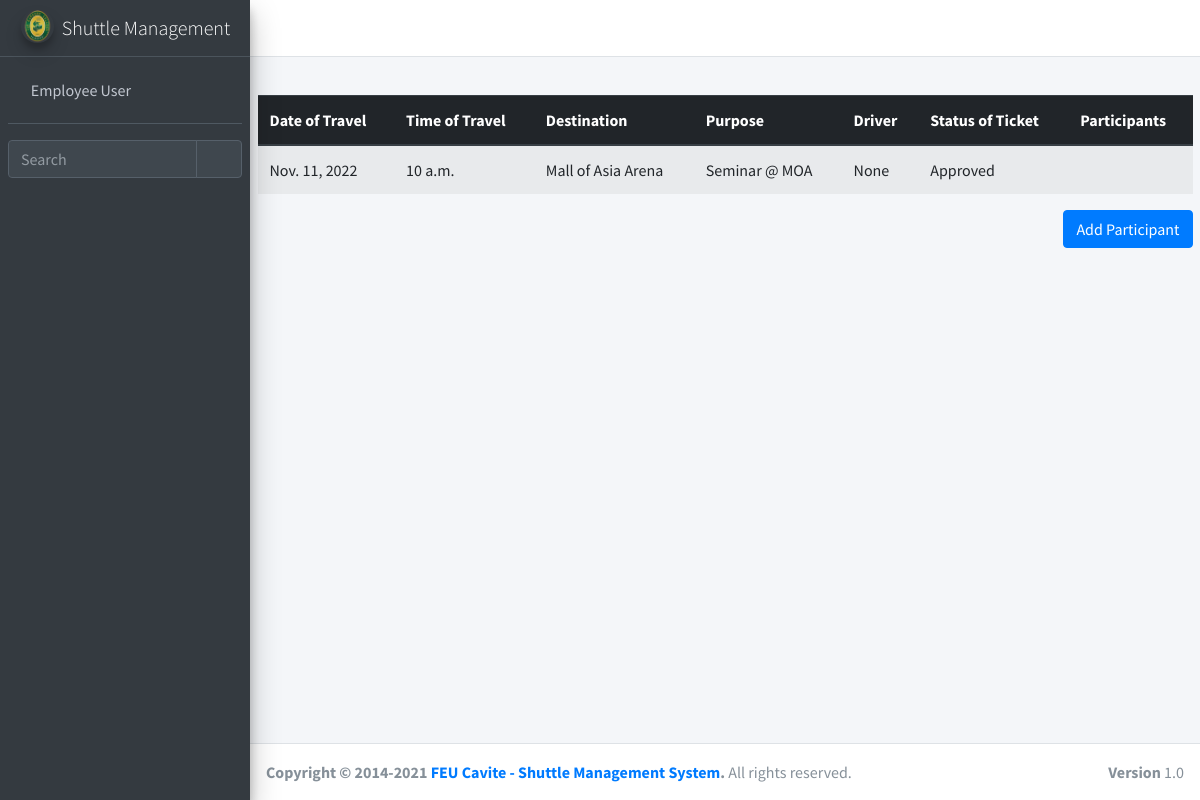
/ticket/view_ticket/7 (signed in), run on the app's committed database.
### ticket/models.py (models this page shows, shortened)
class Tickets(models.Model):
    ticket_id = models.AutoField(primary_key=True)
    start_date = models.DateField(blank=True, null = True)
    start_time = models.TimeField(blank=True, null = True)
    arrival_time = models.TimeField(blank=True, null = True)
    date_filed = models.DateTimeField(blank=True, null = True, auto_now_add=True)
    description = models.CharField(max_length=255, blank=True, null = True)
    destination = models.CharField(max_length=255, blank=True, null = True)
    driver = models.ForeignKey(shuttle_driver, null=True, blank=True, on_delete=models.CASCADE)
    email = models.CharField(max_length=255, blank=True, null = True)
    ticket_status = models.ForeignKey(Ticket_status, null=True, blank=True, on_delete=models.CASCADE)
    cancel_reason = models.CharField(max_length=255, blank=True, null = True)
    qr_code = models.ImageField(upload_to = 'uploads/', blank = True, null = True)
    user = models.ForeignKey(User, null=True, blank=True, on_delete=models.CASCADE)
    approved_by = models.CharField(max_length=255, blank=True, null = True)

class Ticket_status(models.Model):
    ticket_status_id = models.AutoField(primary_key=True)
    ticket_status = models.CharField(max_length=255, blank=True, null = True)
    def __str__(self):
        return str(self.ticket_status)

### ticket/views.py (the view)
# urls.py: path('view_ticket/<int:tag>', login_required(views.view_ticket), name='view_ticket'),
def view_ticket(request, tag = 0):
	query = {
		'tag': tag,
		'ticket': Tickets.objects.filter(ticket_id = tag),
		'participants': User.objects.all(),
		'participants2': participants.objects.filter(ticket_id = tag),
		'r': Author.objects.filter(user = request.user),
	}
	if request.method == "POST":
		db = participants()
		db.participant_user_id = request.POST.get('part') or None
		db.ticket_id = tag
		db.save()
	return render(request, 'ticket/view_ticket.html', query)

### ticket/templates/ticket/view_ticket.html (shortened to what this page needs)
{% extends 'ticket/popupbase.html' %}
{% block content %}
{% load crispy_forms_tags %}
{% load static %}
<div class="container-fluid">
	<center>
		<table class="table table-striped">
			<thead class="thead-dark">
				<th>Date of Travel</th>
				<th>Time of Travel</th>
				<th>Destination</th>
				<th>Purpose</th>
				<th>Driver</th>
				<th>Status of Ticket</th>
				<th>Participants</th>
			</thead>
			{% for items in ticket %}
			<tr>
				<td>
					{{items.start_date}}
				</td>
				<td>
					{{items.start_time}}
				</td>
				<td>
					{{items.destination}}
				</td>
				<td>
					{{items.description}}
				</td>
				<td>
					{{items.driver}}
				</td>
				<td>
					{{items.ticket_status}}
				</td>
				<td>
				</td>
			</tr>
			{% endfor %}
		</table>
		{% for items in r %}
		{% if items.role_id == 9 %}
		{% for i in ticket %}
			{% if i.ticket_status_id == 1 or i.ticket_status_id == 2 %}
			<button type="button" class="btn btn-primary ap" data-toggle="modal" data-target="#exampleModal">
			  Add Participant
			</button>
			{% endif %}
		{% endfor %}
		{% endif %}
		{% endfor %}
	</center>
</div>
{% endblock content %}

### ticket/templates/ticket/popupbase.html (shortened to what this page needs)
{% load static %}
<!DOCTYPE html>
<html lang="en">
<head>
  <link rel="stylesheet" href="{% static 'basetemp/plugins/fontawesome-free/css/all.min.css' %}">
  <link rel="stylesheet" href="https://code.ionicframework.com/ionicons/2.0.1/css/ionicons.min.css">
  <link rel="stylesheet" href="{% static 'basetemp/plugins/tempusdominus-bootstrap-4/css/tempusdominus-bootstrap-4.min.css' %}">
  <link rel="stylesheet" href="{% static 'basetemp/plugins/icheck-bootstrap/icheck-bootstrap.min.css' %}">
  <link rel="stylesheet" href="{% static 'basetemp/plugins/jqvmap/jqvmap.min.css' %}">
  <link rel="stylesheet" href="{% static 'basetemp/dist/css/adminlte.min.css' %}">
  <link rel="stylesheet" href="{% static 'basetemp/plugins/overlayScrollbars/css/OverlayScrollbars.min.css' %}">
  <link rel="stylesheet" href="{% static 'basetemp/plugins/daterangepicker/daterangepicker.css' %}">
  <link rel="stylesheet" href="{% static 'basetemp/plugins/summernote/summernote-bs4.min.css' %}">
</head>
<body class="hold-transition sidebar-mini layout-fixed">
<div class="wrapper">
  <nav class="main-header navbar navbar-expand navbar-white navbar-light">
    <ul class="navbar-nav">
      <li class="nav-item">
        <a class="nav-link" data-widget="pushmenu" href="#" role="button"><i class="fas fa-bars"></i></a>
      </li>
      <li class="nav-item d-none d-sm-inline-block">
        <a href="#" class="nav-link"></a>
      </li>
    </ul>
    <ul class="navbar-nav ml-auto">
      <li class="nav-item">
        <a class="nav-link" data-widget="fullscreen" href="#" role="button">
          <i class="fas fa-expand-arrows-alt"></i>
        </a>
      </li>
    </ul>
  </nav>
  <aside class="main-sidebar sidebar-dark-primary elevation-4">
    <a href="/" class="brand-link">
      <img src="{% static 'shuttle/feulogo.png' %}" alt="AdminLTE Logo" class="brand-image img-circle elevation-3" style="opacity: .8">
      <span class="brand-text font-weight-light">Shuttle Management</span>
    </a>
    <div class="sidebar">
      <div class="user-panel mt-3 pb-3 mb-3 d-flex">
        <div class="image">
        </div>
        <div class="info">
          <a href="#" class="d-block">{{user.get_full_name}}</a>
        </div>
      </div>
      <div class="form-inline">
        <div class="input-group" data-widget="sidebar-search">
          <input class="form-control form-control-sidebar" type="search" placeholder="Search" aria-label="Search">
          <div class="input-group-append">
            <button class="btn btn-sidebar">
              <i class="fas fa-search fa-fw"></i>
            </button>
          </div>
        </div>
      </div>
    </div>
  </aside>
  <div class="content-wrapper">
    <div class="content-header">
    </div>
    {% block content %}
    {% endblock content %}
  </div>
  <footer class="main-footer">
    <strong>Copyright &copy; 2014-2021 <a href="#">FEU Cavite - Shuttle Management System</a>.</strong>
    All rights reserved.
    <div class="float-right d-none d-sm-inline-block">
      <b>Version</b> 1.0
    </div>
  </footer>
</div>
</body>
</html>

### ticket/templates/ticket/view_ticket.html (style rules this page uses)
.ap { float: right; }

### data on the page
Tickets: start_date "Nov. 11, 2022", start_time "10 a.m.", destination "Mall of Asia Arena", description "Seminar @ MOA", driver "None", ticket_status "Approved", shows "Add Participant"

### other printed values
{{ user.get_full_name }} "Employee User"
